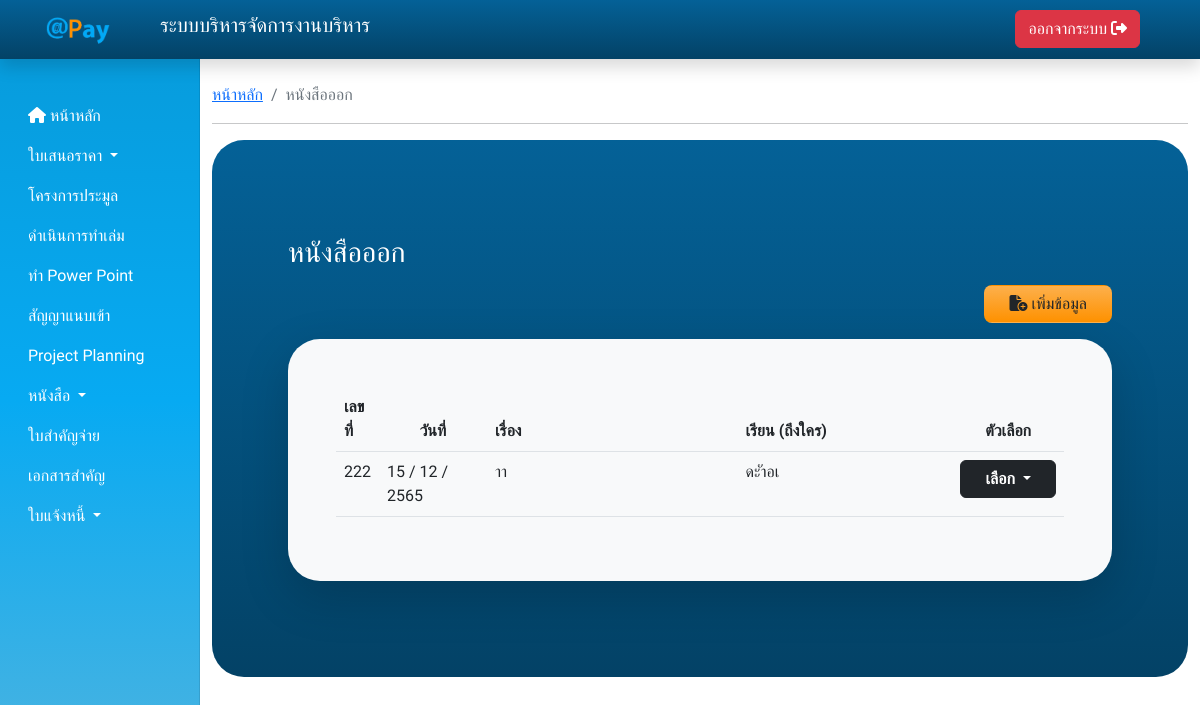
Page /index?page=doc_out (signed in) on the earlier database version.
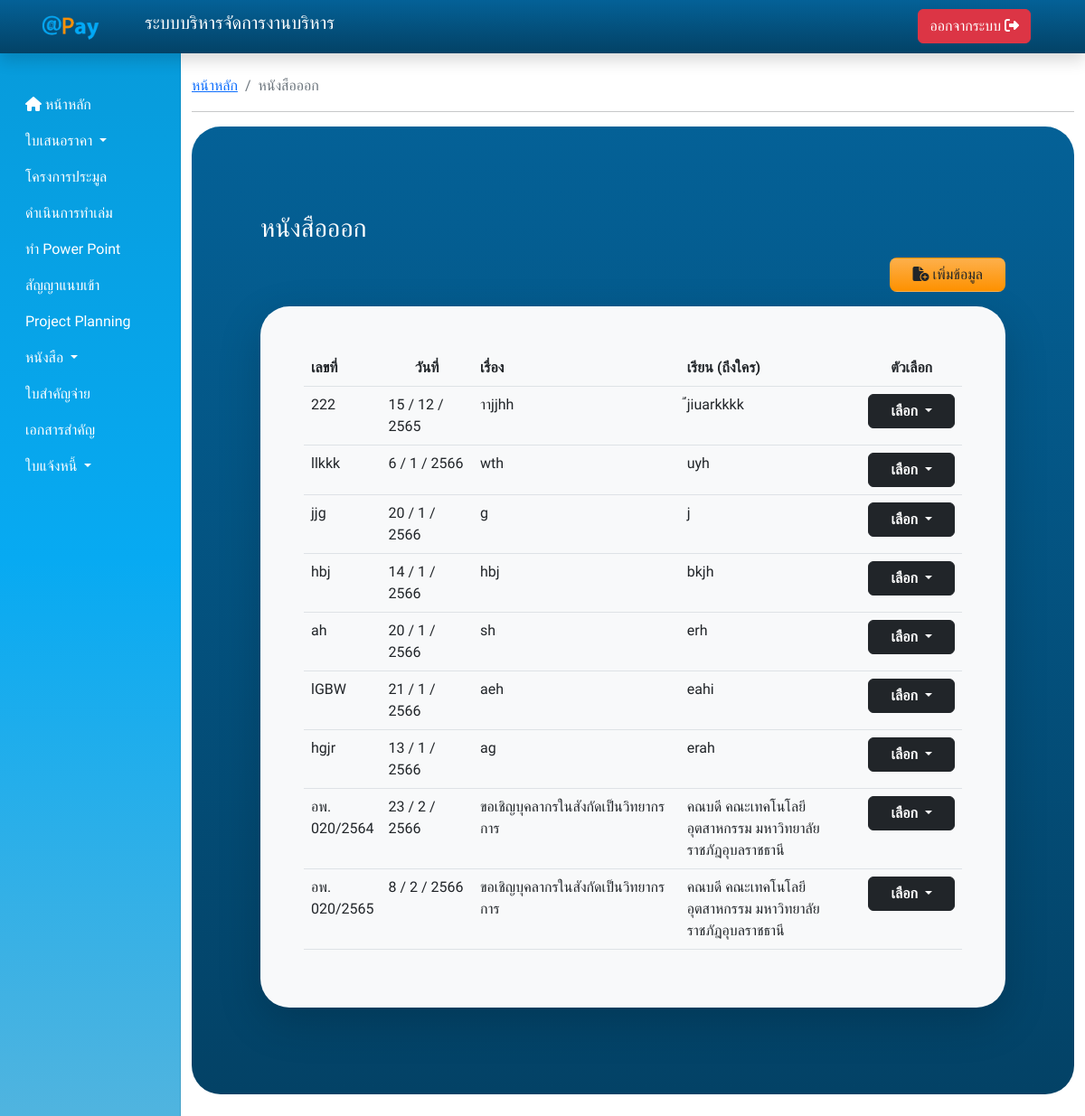
Same page on the later database version.
### tables this page shows
CREATE TABLE `docout` (
  `docout_id` bigint NOT NULL,
  `docout_no` varchar(255) NOT NULL,
  `docout_date` date NOT NULL,
  `docout_title` varchar(255) NOT NULL,
  `docout_to` varchar(255) NOT NULL,
  `docout_send` longtext NOT NULL,
  `docout_details` longtext NOT NULL,
  `docout_signame` varchar(255) NOT NULL,
  `docout_position` varchar(255) NOT NULL,
  `docout_create` datetime NOT NULL,
  `docout_update` datetime DEFAULT NULL,
  `docout_uid` bigint NOT NULL
);

### view/dashboard/PDF_set/thaidate.php (called while the page is built, shortened)
<?php
function ConvDate($strDate) {
    $strYear = date("Y",strtotime($strDate))+543;
    $strMonth= date("n",strtotime($strDate));
    $strDay= date("j",strtotime($strDate));
    return "$strDay / $strMonth / $strYear";
    }
?>

### view/dashboard/docout_list.php (the view, shortened to what this page needs)
<nav aria-label="breadcrumb">
    <ol class="breadcrumb">
        <li class="breadcrumb-item"><a href="index">หน้าหลัก</a></li>
        <li class="breadcrumb-item active" aria-current="page">หนังสือออก</li>
    </ol>
</nav>
<hr>
<div class="container bg-secondary-addpay rounded-5">
    <div class="main-body py-md-5 px-md-1 text-white">
        <div class="container">
            <div id="listquotation" class="py-4 p-md-5 text-white">
                <div class="text-center text-md-start">
                    <h3>หนังสือออก</h3>
                </div>
                <div class="my-4 my-md-3 text-center text-md-end">
                    <a class="btn btn-addpay px-md-4 rounded-3 " href="?page=doc_out_add">
                        <i class="fa-solid fa-file-circle-plus"></i> เพิ่มข้อมูล</a>
                </div>
                <div class="p-3 p-md-5 bg-light rounded-5 shadow-lg" id="main_row">
                    <div class="table-responsive text-dark">
                        <table class="table table-hover" id="docoutTable">
                            <thead>
                                <tr class="rows align-center">
                                    <th class="text-start style="width:10%" scope="col">เลขที่</th>
                                    <th class="text-center" style="width:15%" scope="col">วันที่</th>
                                    <th style="width:35%" scope="col">เรื่อง</th>
                                    <th style="width:30%" scope="col">เรียน (ถึงใคร)</th>
                                    <th class="text-center" style="width:10%" scope="col">ตัวเลือก</th>
                                </tr>
                            </thead>
                            <?php
                            $sql = "SELECT * FROM docout";
                            $query = $conn->query($sql);
                            while ($rows = $query->fetch_assoc()) {
                                echo '
                                    <tr>
                                        <td class="text-start" >' . $rows["docout_no"] . '</td>
                                        <td>' . ConvDate($rows["docout_date"]) . '</td>
                                        <td>' . $rows["docout_title"] . '</td>
                                        <td>' . $rows["docout_to"] . '</td>
                                        <td>
                                            <div class="btn-group">
                                                <button type="button" class="btn btn-dark dropdown-toggle px-2 px-md-4"
                                                    data-bs-toggle="dropdown" aria-expanded="false"><b>เลือก</b>
                                                </button>
                                                <ul class="dropdown-menu">
                                                    <li><a class="dropdown-item"
                                                            href="view/dashboard/docout_form.php?pdfdocout=' . $rows["docout_id"] . '" target="_blank">พิมพ์เอกสาร</a>
                                                    </li>
                                                    <li><a class="dropdown-item"
                                                            href="?page=doc_out_edit&editdocout=' . encode($rows["docout_id"], secret_key()) . '">แก้ไข</a>
                                                    </li>
                                                    <li><a class="dropdown-item deletedocout" href="#" data-docout-no="' . $rows["docout_no"] . '" id="' . $rows["docout_id"] . '" >ลบ</a></li>
                                                </ul>
                                            </div>
                                        </td>
                                    </tr>
                                    ';
                            }
                            ?>
                        </table>
                    </div>
                </div>
            </div>
        </div>
    </div>
</div>

Differences in the rows shown:
changed docout: docout_title "าา" → "าาjjhh"; docout_to "ดะัาอเ" → "้่jiuarkkkk"
added docout: docout_no "llkkk", docout_date "6 / 1 / 2566", docout_title "wth", docout_to "uyh"
added docout: docout_no "jjg", docout_date "20 / 1 / 2566", docout_title "g", docout_to "j"
added docout: docout_no "hbj", docout_date "14 / 1 / 2566", docout_title "hbj", docout_to "bkjh"
added docout: docout_no "ah", docout_date "20 / 1 / 2566", docout_title "sh", docout_to "erh"
added docout: docout_no "lGBW", docout_date "21 / 1 / 2566", docout_title "aeh", docout_to "eahi"
added docout: docout_no "hgjr", docout_date "13 / 1 / 2566", docout_title "ag", docout_to "erah"
added docout: docout_no "อพ. 020/2564", docout_date "23 / 2 / 2566", docout_title "ขอเชิญบุคลากรในสังกัดเป็นวิทยากรการ", docout_to "คณบดี คณะเทคโนโลยีอุตสาหกรรม มหาวิทยาลัยราชภัฎอุบลราชธานี"
added docout: docout_no "อพ. 020/2565", docout_date "8 / 2 / 2566", docout_title "ขอเชิญบุคลากรในสังกัดเป็นวิทยากรการ", docout_to "คณบดี คณะเทคโนโลยีอุตสาหกรรม มหาวิทยาลัยราชภัฎอุบลราชธานี"
